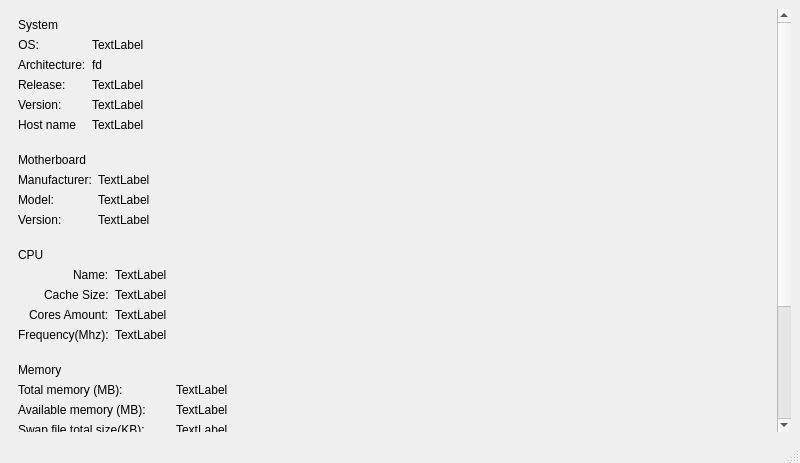
<?xml version="1.0" encoding="UTF-8"?>
<ui version="4.0">
 <class>MainWindow</class>
 <widget class="QMainWindow" name="MainWindow">
  <property name="geometry">
   <rect>
    <x>0</x>
    <y>0</y>
    <width>800</width>
    <height>463</height>
   </rect>
  </property>
  <property name="windowTitle">
   <string>MainWindow</string>
  </property>
  <widget class="QWidget" name="centralwidget">
   <layout class="QVBoxLayout" name="verticalLayout">
    <item>
     <widget class="QScrollArea" name="scrollArea">
      <property name="enabled">
       <bool>true</bool>
      </property>
      <property name="sizePolicy">
       <sizepolicy hsizetype="Expanding" vsizetype="Expanding">
        <horstretch>0</horstretch>
        <verstretch>43</verstretch>
       </sizepolicy>
      </property>
      <property name="frameShape">
       <enum>QFrame::NoFrame</enum>
      </property>
      <property name="verticalScrollBarPolicy">
       <enum>Qt::ScrollBarAlwaysOn</enum>
      </property>
      <property name="horizontalScrollBarPolicy">
       <enum>Qt::ScrollBarAlwaysOff</enum>
      </property>
      <property name="widgetResizable">
       <bool>true</bool>
      </property>
      <widget class="QWidget" name="scrollAreaWidgetContents_4">
       <property name="geometry">
        <rect>
         <x>0</x>
         <y>0</y>
         <width>768</width>
         <height>756</height>
        </rect>
       </property>
       <layout class="QVBoxLayout" name="verticalLayout_2">
        <item>
         <widget class="QLabel" name="label">
          <property name="sizePolicy">
           <sizepolicy hsizetype="Fixed" vsizetype="Fixed">
            <horstretch>0</horstretch>
            <verstretch>0</verstretch>
           </sizepolicy>
          </property>
          <property name="text">
           <string>System</string>
          </property>
         </widget>
        </item>
        <item>
         <layout class="QFormLayout" name="formLayout">
          <item row="0" column="1">
           <widget class="QLabel" name="system_os">
            <property name="text">
             <string>TextLabel</string>
            </property>
           </widget>
          </item>
          <item row="1" column="0">
           <widget class="QLabel" name="system_title_machine">
            <property name="text">
             <string>Architecture:</string>
            </property>
           </widget>
          </item>
          <item row="1" column="1">
           <widget class="QLabel" name="system_machine">
            <property name="text">
             <string>fd</string>
            </property>
           </widget>
          </item>
          <item row="2" column="0">
           <widget class="QLabel" name="system_title_release">
            <property name="text">
             <string>Release:</string>
            </property>
           </widget>
          </item>
          <item row="2" column="1">
           <widget class="QLabel" name="system_release">
            <property name="text">
             <string>TextLabel</string>
            </property>
           </widget>
          </item>
          <item row="3" column="0">
           <widget class="QLabel" name="system_title_version">
            <property name="text">
             <string>Version:</string>
            </property>
           </widget>
          </item>
          <item row="3" column="1">
           <widget class="QLabel" name="system_version">
            <property name="text">
             <string>TextLabel</string>
            </property>
           </widget>
          </item>
          <item row="4" column="0">
           <widget class="QLabel" name="system_title_nodename">
            <property name="text">
             <string>Host name</string>
            </property>
           </widget>
          </item>
          <item row="4" column="1">
           <widget class="QLabel" name="system_nodename">
            <property name="text">
             <string>TextLabel</string>
            </property>
           </widget>
          </item>
          <item row="0" column="0">
           <widget class="QLabel" name="system_title_os">
            <property name="enabled">
             <bool>true</bool>
            </property>
            <property name="text">
             <string>OS:</string>
            </property>
            <property name="alignment">
             <set>Qt::AlignRight|Qt::AlignTrailing|Qt::AlignVCenter</set>
            </property>
            <property name="wordWrap">
             <bool>false</bool>
            </property>
           </widget>
          </item>
         </layout>
        </item>
        <item>
         <spacer name="verticalSpacer">
          <property name="orientation">
           <enum>Qt::Vertical</enum>
          </property>
          <property name="sizeType">
           <enum>QSizePolicy::Fixed</enum>
          </property>
          <property name="sizeHint" stdset="0">
           <size>
            <width>20</width>
            <height>15</height>
           </size>
          </property>
         </spacer>
        </item>
        <item>
         <widget class="QLabel" name="label_mboard">
          <property name="text">
           <string>Motherboard</string>
          </property>
         </widget>
        </item>
        <item>
         <layout class="QFormLayout" name="mb_layout">
          <item row="0" column="0">
           <widget class="QLabel" name="mb_manufacturer_title">
            <property name="text">
             <string>Manufacturer:</string>
            </property>
           </widget>
          </item>
          <item row="0" column="1">
           <widget class="QLabel" name="mb_manufacturer">
            <property name="text">
             <string>TextLabel</string>
            </property>
           </widget>
          </item>
          <item row="1" column="0">
           <widget class="QLabel" name="mb_model_title">
            <property name="text">
             <string>Model:</string>
            </property>
           </widget>
          </item>
          <item row="1" column="1">
           <widget class="QLabel" name="mb_model">
            <property name="text">
             <string>TextLabel</string>
            </property>
           </widget>
          </item>
          <item row="2" column="0">
           <widget class="QLabel" name="mb_version_title">
            <property name="text">
             <string>Version:</string>
            </property>
           </widget>
          </item>
          <item row="2" column="1">
           <widget class="QLabel" name="mb_version">
            <property name="text">
             <string>TextLabel</string>
            </property>
           </widget>
          </item>
         </layout>
        </item>
        <item>
         <spacer name="verticalSpacer_9">
          <property name="orientation">
           <enum>Qt::Vertical</enum>
          </property>
          <property name="sizeType">
           <enum>QSizePolicy::Fixed</enum>
          </property>
          <property name="sizeHint" stdset="0">
           <size>
            <width>20</width>
            <height>15</height>
           </size>
          </property>
         </spacer>
        </item>
        <item>
         <widget class="QLabel" name="label_cpu">
          <property name="text">
           <string>CPU</string>
          </property>
         </widget>
        </item>
        <item>
         <layout class="QFormLayout" name="formLayout_2">
          <property name="sizeConstraint">
           <enum>QLayout::SetDefaultConstraint</enum>
          </property>
          <property name="fieldGrowthPolicy">
           <enum>QFormLayout::AllNonFixedFieldsGrow</enum>
          </property>
          <property name="rowWrapPolicy">
           <enum>QFormLayout::DontWrapRows</enum>
          </property>
          <property name="labelAlignment">
           <set>Qt::AlignRight|Qt::AlignTrailing|Qt::AlignVCenter</set>
          </property>
          <property name="formAlignment">
           <set>Qt::AlignLeading|Qt::AlignLeft|Qt::AlignTop</set>
          </property>
          <item row="0" column="0">
           <widget class="QLabel" name="cpu_title_name">
            <property name="sizePolicy">
             <sizepolicy hsizetype="Preferred" vsizetype="Preferred">
              <horstretch>0</horstretch>
              <verstretch>0</verstretch>
             </sizepolicy>
            </property>
            <property name="text">
             <string>Name:</string>
            </property>
           </widget>
          </item>
          <item row="0" column="1">
           <widget class="QLabel" name="cpu_name">
            <property name="text">
             <string>TextLabel</string>
            </property>
           </widget>
          </item>
          <item row="1" column="0">
           <widget class="QLabel" name="cpu_title_cache">
            <property name="text">
             <string>Cache Size:</string>
            </property>
           </widget>
          </item>
          <item row="2" column="0">
           <widget class="QLabel" name="cpu_title_cores">
            <property name="text">
             <string>Cores Amount:</string>
            </property>
           </widget>
          </item>
          <item row="2" column="1">
           <widget class="QLabel" name="cpu_cores">
            <property name="text">
             <string>TextLabel</string>
            </property>
           </widget>
          </item>
          <item row="3" column="0">
           <widget class="QLabel" name="cpu_title_mhz">
            <property name="text">
             <string>Frequency(Mhz):</string>
            </property>
           </widget>
          </item>
          <item row="3" column="1">
           <widget class="QLabel" name="cpu_mhz">
            <property name="text">
             <string>TextLabel</string>
            </property>
           </widget>
          </item>
          <item row="1" column="1">
           <widget class="QLabel" name="cpu_cache">
            <property name="text">
             <string>TextLabel</string>
            </property>
           </widget>
          </item>
         </layout>
        </item>
        <item>
         <spacer name="verticalSpacer_2">
          <property name="orientation">
           <enum>Qt::Vertical</enum>
          </property>
          <property name="sizeType">
           <enum>QSizePolicy::Fixed</enum>
          </property>
          <property name="sizeHint" stdset="0">
           <size>
            <width>20</width>
            <height>15</height>
           </size>
          </property>
         </spacer>
        </item>
        <item>
         <widget class="QLabel" name="ram_title">
          <property name="text">
           <string>Memory</string>
          </property>
         </widget>
        </item>
        <item>
         <layout class="QFormLayout" name="ram_layout">
          <property name="formAlignment">
           <set>Qt::AlignRight|Qt::AlignTop|Qt::AlignTrailing</set>
          </property>
          <item row="0" column="0">
           <widget class="QLabel" name="ram_totalmem_title">
            <property name="text">
             <string>Total memory (MB):</string>
            </property>
           </widget>
          </item>
          <item row="0" column="1">
           <widget class="QLabel" name="ram_totalmem">
            <property name="text">
             <string>TextLabel</string>
            </property>
           </widget>
          </item>
          <item row="1" column="0">
           <widget class="QLabel" name="ram_avaiblmem_title">
            <property name="text">
             <string>Available memory (MB):</string>
            </property>
           </widget>
          </item>
          <item row="1" column="1">
           <widget class="QLabel" name="ram_avaiblmem">
            <property name="text">
             <string>TextLabel</string>
            </property>
           </widget>
          </item>
          <item row="2" column="1">
           <widget class="QLabel" name="ram_swaptotal">
            <property name="text">
             <string>TextLabel</string>
            </property>
           </widget>
          </item>
          <item row="3" column="0">
           <widget class="QLabel" name="ram_swapavaibl_title">
            <property name="text">
             <string>Swap file available size(KB):</string>
            </property>
           </widget>
          </item>
          <item row="3" column="1">
           <widget class="QLabel" name="ram_swapavaibl">
            <property name="text">
             <string>TextLabel</string>
            </property>
           </widget>
          </item>
          <item row="2" column="0">
           <widget class="QLabel" name="ram_swaptotal_title">
            <property name="text">
             <string>Swap file total size(KB):</string>
            </property>
           </widget>
          </item>
         </layout>
        </item>
        <item>
         <spacer name="verticalSpacer_3">
          <property name="orientation">
           <enum>Qt::Vertical</enum>
          </property>
          <property name="sizeType">
           <enum>QSizePolicy::Fixed</enum>
          </property>
          <property name="sizeHint" stdset="0">
           <size>
            <width>20</width>
            <height>15</height>
           </size>
          </property>
         </spacer>
        </item>
        <item>
         <widget class="QLabel" name="label_3">
          <property name="text">
           <string>Graphics Devices</string>
          </property>
         </widget>
        </item>
        <item>
         <layout class="QFormLayout" name="gpu_layout"/>
        </item>
        <item>
         <spacer name="verticalSpacer_4">
          <property name="orientation">
           <enum>Qt::Vertical</enum>
          </property>
          <property name="sizeType">
           <enum>QSizePolicy::Fixed</enum>
          </property>
          <property name="sizeHint" stdset="0">
           <size>
            <width>20</width>
            <height>15</height>
           </size>
          </property>
         </spacer>
        </item>
        <item>
         <widget class="QLabel" name="label_4">
          <property name="text">
           <string>Audio Devices</string>
          </property>
         </widget>
        </item>
        <item>
         <layout class="QFormLayout" name="audio_layaout"/>
        </item>
        <item>
         <spacer name="verticalSpacer_6">
          <property name="orientation">
           <enum>Qt::Vertical</enum>
          </property>
          <property name="sizeHint" stdset="0">
           <size>
            <width>20</width>
            <height>40</height>
           </size>
          </property>
         </spacer>
        </item>
        <item>
         <spacer name="verticalSpacer_5">
          <property name="orientation">
           <enum>Qt::Vertical</enum>
          </property>
          <property name="sizeHint" stdset="0">
           <size>
            <width>20</width>
            <height>40</height>
           </size>
          </property>
         </spacer>
        </item>
        <item>
         <spacer name="verticalSpacer_7">
          <property name="orientation">
           <enum>Qt::Vertical</enum>
          </property>
          <property name="sizeType">
           <enum>QSizePolicy::Preferred</enum>
          </property>
          <property name="sizeHint" stdset="0">
           <size>
            <width>20</width>
            <height>40</height>
           </size>
          </property>
         </spacer>
        </item>
        <item>
         <spacer name="verticalSpacer_8">
          <property name="orientation">
           <enum>Qt::Vertical</enum>
          </property>
          <property name="sizeType">
           <enum>QSizePolicy::Fixed</enum>
          </property>
          <property name="sizeHint" stdset="0">
           <size>
            <width>20</width>
            <height>15</height>
           </size>
          </property>
         </spacer>
        </item>
        <item>
         <widget class="QLabel" name="label_2">
          <property name="text">
           <string>Network Devices</string>
          </property>
         </widget>
        </item>
        <item>
         <layout class="QFormLayout" name="network_layout"/>
        </item>
        <item>
         <widget class="QPushButton" name="save_button">
          <property name="text">
           <string>Сохранить отчет!</string>
          </property>
         </widget>
        </item>
        <item>
         <layout class="QHBoxLayout" name="horizontalLayout"/>
        </item>
       </layout>
      </widget>
     </widget>
    </item>
   </layout>
  </widget>
  <widget class="QMenuBar" name="menubar">
   <property name="geometry">
    <rect>
     <x>0</x>
     <y>0</y>
     <width>800</width>
     <height>22</height>
    </rect>
   </property>
  </widget>
  <widget class="QStatusBar" name="statusbar"/>
 </widget>
 <resources/>
 <connections/>
</ui>
